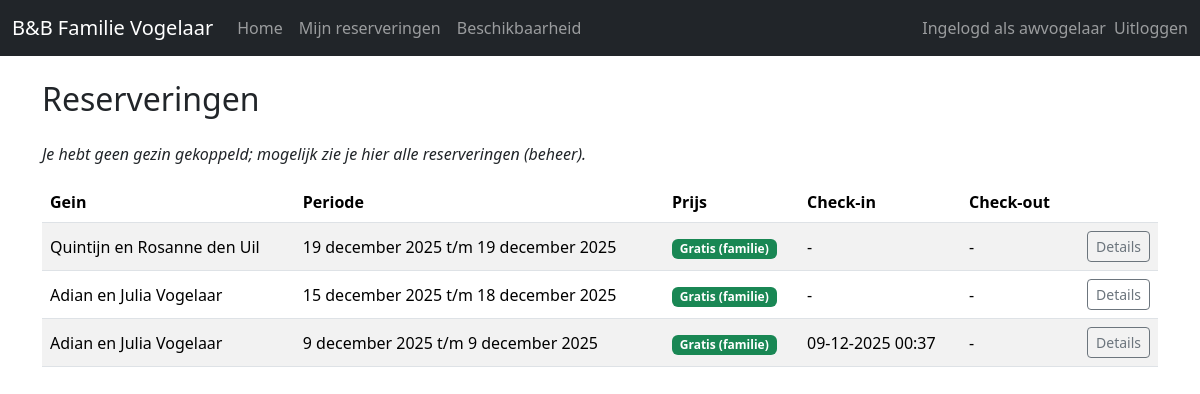
The app's page /booking/reservations/ (signed in) with its own data.
### booking/models.py (models this page shows, shortened)
class Reservation(models.Model):
    family = models.ForeignKey(
        Family,
        on_delete=models.CASCADE,
        related_name="reservations",
        verbose_name="Gein",
    )
    start_date = models.DateField("Startdatum")
    end_date = models.DateField(
        "Einddatum",
        help_text="Laatste overnachtingsdatum (check-out is de volgende ochtend).",
    )
    created_at = models.DateTimeField(auto_now_add=True)
    price_per_night = models.DecimalField(
        max_digits=7, decimal_places=2, default=Decimal("75.00")
    )
    total_price = models.DecimalField(
        max_digits=9, decimal_places=2, default=Decimal("0.00")
    )
    is_free = models.BooleanField(default=False)
    checked_in_at = models.DateTimeField(null=True, blank=True)
    checked_out_at = models.DateTimeField(null=True, blank=True)
    class Meta:
        ordering = ["-start_date"]

class Family(models.Model):
    FAMILY_CHOICES = [
        ("adian_julia", "Adian en Julia"),
        ("marten_marilene", "Marten en Marilene"),
        ("quintijn_rosanne", "Quintijn en Rosanne"),
    ]
    code = models.CharField(
        max_length=64,
        unique=True,
        help_text="Bijvoorbeeld 'adian_julia' of een andere familienaam.",
    )
    display_name = models.CharField(
        max_length=128,
        blank=True,
        help_text="Naam die op de site wordt getoond. Leeg = gebruik code/keuze.",
    )
    user = models.OneToOneField(
        settings.AUTH_USER_MODEL,
        on_delete=models.SET_NULL,
        null=True,
        blank=True,
        related_name="family",
        help_text="Account dat namens dit gezin kan reserveren.",
    )
    is_free_family = models.BooleanField(
        default=False,
        help_text="Als dit aan staat, zijn reserveringen gratis.",
    )
    def __str__(self):
        if self.display_name:
            return self.display_name
        choices_dict = dict(self.FAMILY_CHOICES)
        return choices_dict.get(self.code, self.code)

### booking/views.py (the view)
# urls.py: path("reservations/", views.reservation_list, name="reservation_list"),
@login_required
def reservation_list(request):
    family = get_family_for_user(request.user)
    if family:
        reservations = Reservation.objects.filter(family=family)
    else:
        reservations = Reservation.objects.all().select_related("family")
    return render(
        request,
        "booking/reservation_list.html",
        {"reservations": reservations, "family": family},
    )

### booking/views.py (called while the page is built)
def get_family_for_user(user):
    if not user.is_authenticated:
        return None
    try:
        return user.family
    except Family.DoesNotExist:
        return None

### booking/templates/booking/reservation_list.html (shortened to what this page needs)
{% extends "booking/base.html" %}
{% block content %}
<div class="d-flex justify-content-between align-items-center mb-3">
  <h2>Reserveringen</h2>
</div>
{% if family %}
  <p>Reserveringen voor gezin: <strong>{{ family }}</strong></p>
{% else %}
  <p><em>Je hebt geen gezin gekoppeld; mogelijk zie je hier alle reserveringen (beheer).</em></p>
{% endif %}
<table class="table table-striped table-hover align-middle">
  <thead>
    <tr>
      <th>Gein</th>
      <th>Periode</th>
      <th>Prijs</th>
      <th>Check-in</th>
      <th>Check-out</th>
      <th></th>
    </tr>
  </thead>
  <tbody>
    {% for r in reservations %}
      <tr>
        <td>{{ r.family }}</td>
        <td>{{ r.start_date }} t/m {{ r.end_date }}</td>
        <td>
          {% if r.is_free %}
            <span class="badge bg-success">Gratis (familie)</span>
          {% else %}
            € {{ r.total_price }}
          {% endif %}
        </td>
        <td>{{ r.checked_in_at|date:"d-m-Y H:i"|default:"-" }}</td>
        <td>{{ r.checked_out_at|date:"d-m-Y H:i"|default:"-" }}</td>
        <td class="text-end">
          <a href="{% url 'booking:reservation_detail' r.pk %}" class="btn btn-sm btn-outline-secondary">
            Details
          </a>
        </td>
      </tr>
    {% empty %}
      <tr>
        <td colspan="6"><em>Geen reserveringen gevonden.</em></td>
      </tr>
    {% endfor %}
  </tbody>
</table>
{% endblock %}

### booking/templates/booking/base.html (shortened to what this page needs)
<!DOCTYPE html>
<html lang="nl">
<head>
  <link
    rel="stylesheet"
    href="https://cdn.jsdelivr.net/npm/bootstrap@5.3.3/dist/css/bootstrap.min.css"
  >
</head>
<body>
<nav class="navbar navbar-expand-lg navbar-dark bg-dark mb-4">
  <div class="container-fluid">
    <a class="navbar-brand" href="{% url 'booking:home' %}">
      B&amp;B Familie Vogelaar
    </a>
    <div class="collapse navbar-collapse" id="navbarNav">
    <ul class="navbar-nav me-auto mb-2 mb-lg-0">
      <li class="nav-item">
        <a class="nav-link" href="{% url 'booking:home' %}">Home</a>
      </li>
      {% if user.is_authenticated %}
      <li class="nav-item">
        <a class="nav-link" href="{% url 'booking:reservation_list' %}">Mijn reserveringen</a>
      </li>
      <li class="nav-item">
        <a class="nav-link" href="{% url 'booking:availability' %}">Beschikbaarheid</a>
      </li>
      {% endif %}
    </ul>
      <ul class="navbar-nav ms-auto">
        {% if user.is_authenticated %}
          <li class="nav-item">
            <span class="navbar-text me-2">
              Ingelogd als {{ user.username }}
            </span>
          </li>
          <li class="nav-item">
          <form method="post" action="{% url 'logout' %}" class="d-inline">
            <button type="submit" class="btn btn-link nav-link p-0" style="border: none;">
              Uitloggen
            </button>
          </form>
        </li>
        {% else %}
          <li class="nav-item">
            <a class="nav-link" href="{% url 'login' %}">Inloggen</a>
          </li>
        {% endif %}
      </ul>
    </div>
  </div>
</nav>
<div class="container">
  {% block content %}{% endblock %}
</div>
</body>
</html>

### records on screen
Reservation: family "Quintijn en Rosanne den Uil", start_date "19 december 2025", end_date "19 december 2025", is_free "Gratis (familie)", checked_in_at "-", checked_out_at "-"
Reservation: family "Adian en Julia Vogelaar", start_date "15 december 2025", end_date "18 december 2025", is_free "Gratis (familie)", checked_in_at "-", checked_out_at "-"
Reservation: family "Adian en Julia Vogelaar", start_date "9 december 2025", end_date "9 december 2025", is_free "Gratis (familie)", checked_in_at "09-12-2025 00:37", checked_out_at "-"

### other values on screen
{{ user.username }} "awvogelaar"
